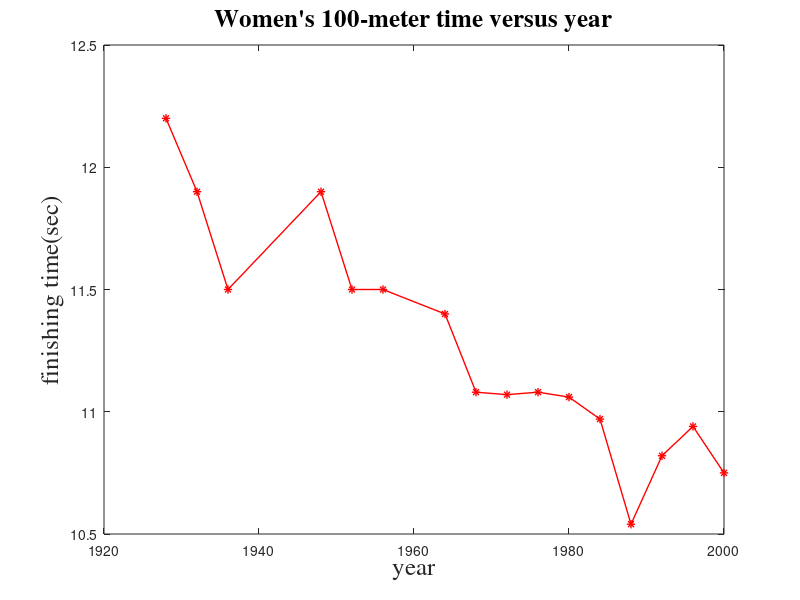
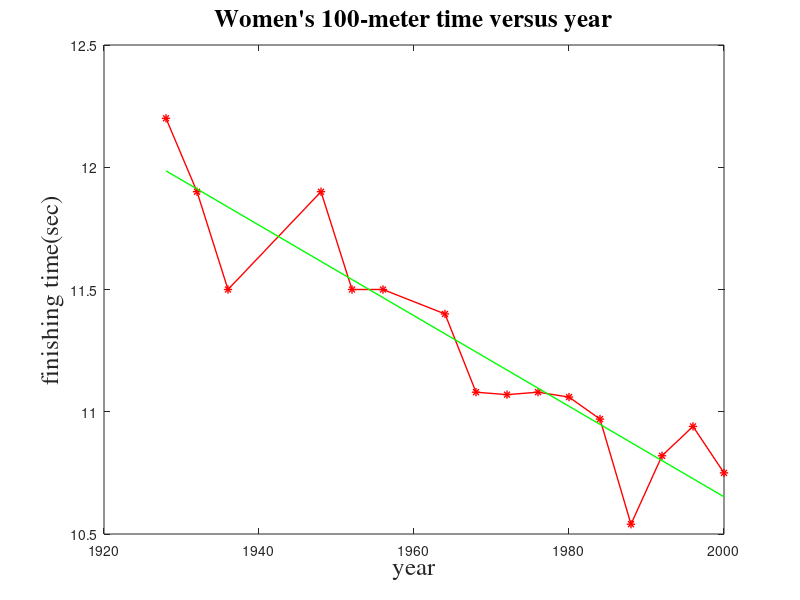
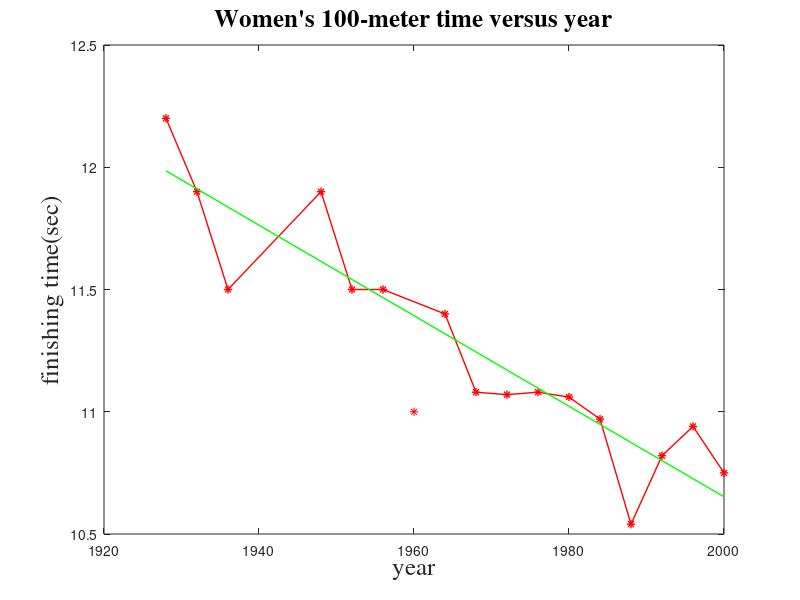

MATLAB code to generate these figures, in order:
%%%%%%%%%%%%%%%%%%%%%%%%%%%%%%
%Joseph Doyle, UML Spring '19%
%EECE 1070-821 Lab           %
%Lab 2 Part 1                %
%%%%%%%%%%%%%%%%%%%%%%%%%%%%%%

%part 1 section a
year = [1928 1932 1936 1948 1952 1956 1964 1968 1972 1976 ...
    1980 1984 1988 1992 1996 2000]
time = [12.2 11.9 11.5 11.9 11.5 11.5 11.4 11.08 11.07...
    11.08 11.06 10.97 10.54 10.82 10.94 10.75]

%plot time vs year
a = axes
set(a,'fontsize',18,'fontname','times')
plot(year, time,'-*','linewidth',1,'color','r','markersize',6)
hold on
xlabel('year','fontsize',18,'fontname','times')
ylabel('finishing time(sec)','fontsize',18,'fontname','times')
title("Women's 100-meter time versus year",'fontsize',18,'fontname','times')
%save plot as png for report
print('-dpng','-r300','Part 1(a)')

%part 1 section b
fit1=polyfit(year,time,1) %get the fit coefficients
best = polyval(fit1,year)

%part 1 section c
%plot the best fit
plot (year, best,'linewidth',1,'color','g','markersize',6)
%save plot as png for report
print('-dpng','-r300','Part 1(c)')

%part 1 section d
rms=(mean((time-best).^2))^.5;

%part 1 section e
plot (1960,11.0, "r*");
%plots 1960 100 meter winner
%save plot as png for report
print('-dpng','-r300','Part 1(e)')

predicted = polyval(fit1, 1960)
error = (abs(11.0-predicted)/predicted)*100

%part 1 section f
last = polyval(fit1,2004)
plot (2004, last,'linewidth',1,'color','g','markersize',6)
%= 10.5780 seconds. Compared to the 10.93 time recorded in 2004 the
%difference is 0.352 seconds.